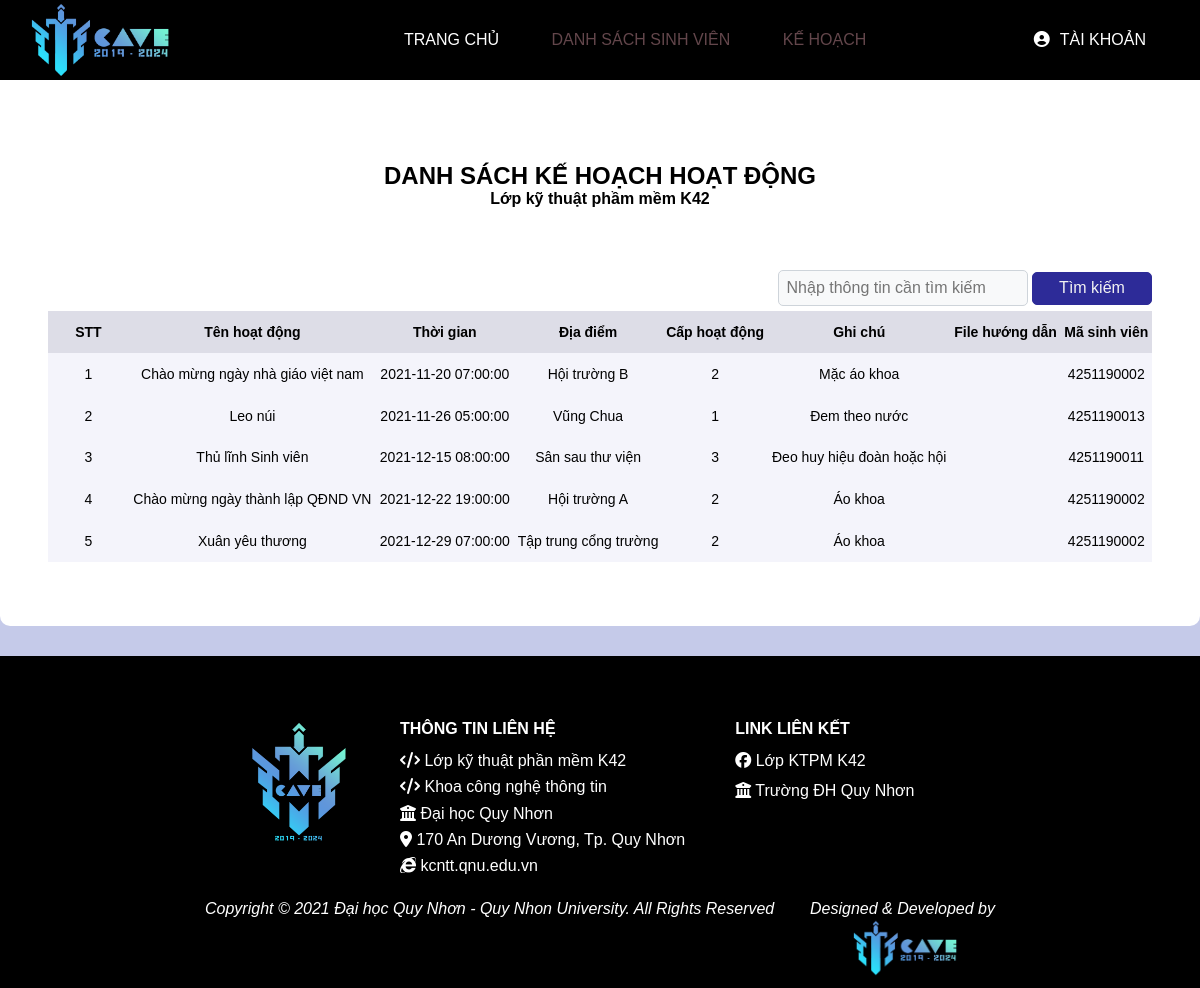
/listPlans.php, run on the app's committed database.
### tables this page shows
CREATE TABLE IF NOT EXISTS `plan` (
  `id_plan` int(11) NOT NULL AUTO_INCREMENT,
  `title` varchar(50) DEFAULT NULL,
  `time` datetime DEFAULT NULL,
  `place` varchar(100) DEFAULT NULL,
  `level` int(11) DEFAULT NULL,
  `note` varchar(1000) DEFAULT NULL,
  `file` varchar(100) DEFAULT NULL,
  `id_SV` varchar(20) NOT NULL,
  PRIMARY KEY (`id_plan`),
  KEY `FK_Plan_Acc` (`id_SV`)
);

### listPlans.php (the view, shortened to what this page needs)
<!DOCTYPE html>
<html lang="en">
<head>
    <link rel="stylesheet" href="./CSS/style.css">
</head>
<?php
    include("./config.php");
?>
<body>
    <?php
        if(isset($_SESSION['username'])) {
            include("./headerlogin.php");
        }
        else {
            include("./Header.php");
        }
    ?>
    <?php
        $n = 1;
        $sql = "SELECT * FROM plan";
        if(!isset($_POST['search-btn']) || $_POST['info'] == "") {
            $query = mysqli_query($conn, $sql);
        }
        else {
            $input = $_POST['info'];
            $sql1 = "SELECT * FROM plan
                WHERE title like '%{$input}%' OR time like '%{$input}%' OR place like '%{$input}%'";
            $query = mysqli_query($conn, $sql1);
        }
    ?>
    <div class="list detail">
        <div class="list-header">
            <h2>DANH SÁCH KẾ HOẠCH HOẠT ĐỘNG</h2>
            <h4>Lớp kỹ thuật phầm mềm K42</h4>
        </div>
        <form action="./listPlans.php" method="post">
            <div class="list-btn">
                <input type="text" placeholder="Nhập thông tin cần tìm kiếm" name="info">
                <button type="submit" name="search-btn" >Tìm kiếm</button>
            </div>
            <table class="tb">
                <tr>
                    <th>STT</th>
                    <th>Tên hoạt động</th>
                    <th>Thời gian</th>
                    <th>Địa điểm</th>
                    <th>Cấp hoạt động</th>
                    <th>Ghi chú</th>
                    <th>File hướng dẫn</th>
                    <th>Mã sinh viên</th>
                <tr>
                    <?php
                        $i = 0;
                        while($row = mysqli_fetch_assoc($query)) {
                            if($i == 1) {
                                echo "</tr>";
                                $i = 0;;
                            }
                    ?>
                        <td><?php echo $n; ?> </td>
                        <td><?php echo $row['title'];?></td>
                        <td><?php echo $row['time'];?></td>
                        <td><?php echo $row['place'];?></td>
                        <td><?php echo $row['level'];?></td>
                        <td><?php echo $row['note'];?></td>
                        <td><?php echo $row['file'];?></td>
                        <td><?php echo $row['id_SV'];?></td>
                    <?php
                        $n++;
                        $i++;
                        }
                    ?>
            </table>
        </form>
    </div>
    <?php
        include("./footer.php")
    ?>
</body>
</html>

### CSS/style.css (style rules this page uses)
* { margin: 0; padding: 0; box-sizing: border-box; }
body { font-family: "Dosis", sans-serif; background: #c5cae9; }
form { padding: 32px 16px; }
.list { background-color: #fff; padding: 2rem; border-radius: 10px; margin: 30px 0 30px; }
.detail { grid-area: detail; overflow-x: auto; }
.list-header { text-align: center; margin: 100px 0 30px; }
.list-btn { position: relative; float: right; margin-bottom: 5px; }
.list-btn input { padding: 8px; border: 1px solid #ced4da; background-color: #f8f9fa; border-radius: 5px; min-width: 250px; }
.list-btn button { height: 33px; width: 120px; border: 1px solid #2d2b98; background-color: #2d2b98; color: #f2f2f2; border-radius: 5px; cursor: pointer; transition: all 0.2s ease; }
.tb { width: 100%; border-collapse: collapse; background-color: #f4f4fb; overflow-x: auto; white-space: nowrap; }
.tb th { background-color: #dddde7; }
.tb th, .tb td { padding: 0.8rem 0.2rem; text-align: center; min-width: 80px; font-size: 14px; }

### CSS/header.css (style rules this page uses)
* { padding: 0; margin: 0; box-sizing: border-box; }
html { font-family: Arial, Helvetica, sans-serif; }

### data on the page
plan: title "Chào mừng ngày nhà giáo việt nam", time "2021-11-20 07:00:00", place "Hội trường B", level "2", note "Mặc áo khoa", id_SV "4251190002"
plan: title "Leo núi", time "2021-11-26 05:00:00", place "Vũng Chua", level "1", note "Đem theo nước", id_SV "4251190013"
plan: title "Thủ lĩnh Sinh viên", time "2021-12-15 08:00:00", place "Sân sau thư viện", level "3", note "Đeo huy hiệu đoàn hoặc hội", id_SV "4251190011"
plan: title "Chào mừng ngày thành lập QĐND VN", time "2021-12-22 19:00:00", place "Hội trường A", level "2", note "Áo khoa", id_SV "4251190002"
plan: title "Xuân yêu thương", time "2021-12-29 07:00:00", place "Tập trung cổng trường", level "2", note "Áo khoa", id_SV "4251190002"
